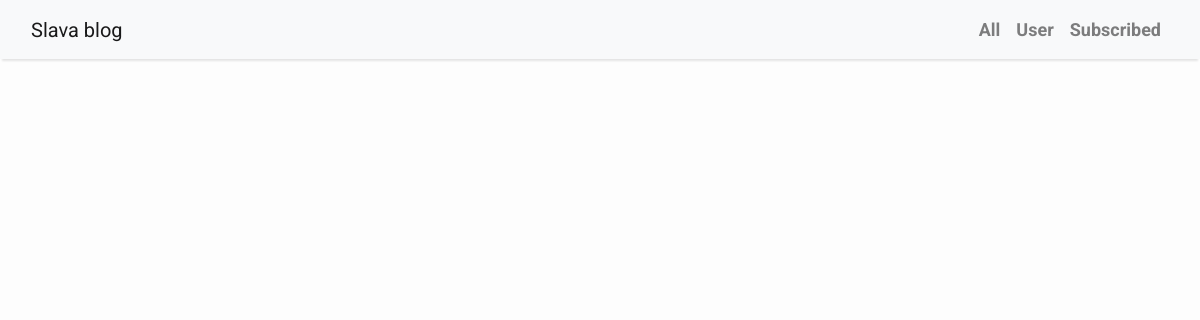
/all/, run on an earlier commit of the app's database.
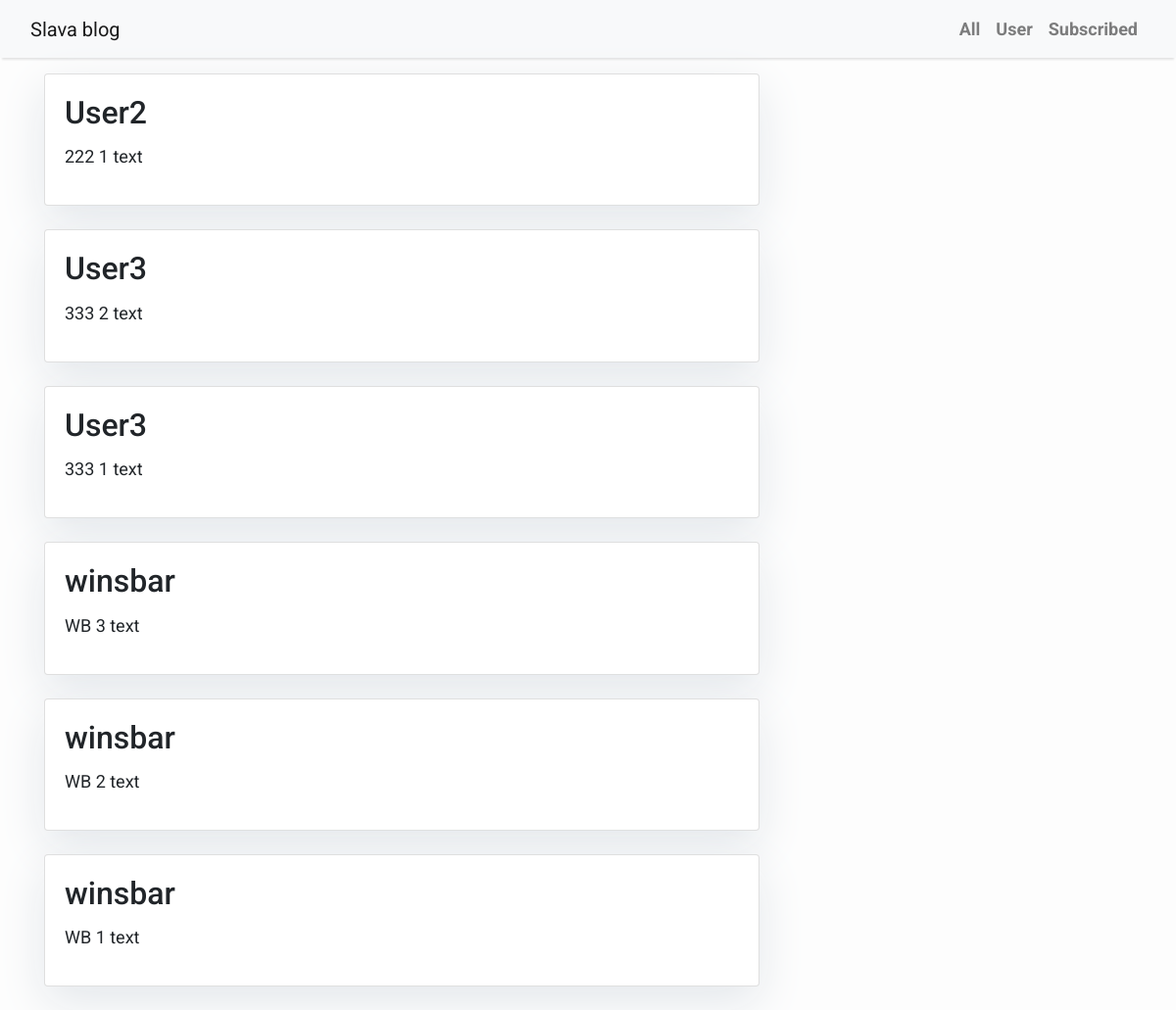
And on a later commit of the database.
### blog/models.py (models this page shows, shortened)
class Post(models.Model):
    author = models.ForeignKey(Profile, on_delete=models.CASCADE)
    body = models.TextField()
    created = models.DateTimeField(auto_now_add=True)
    class Meta:
        ordering = ('-created',)

class Profile(models.Model):
    user = models.OneToOneField(User, on_delete=models.CASCADE)
    following = models.ManyToManyField(User, related_name='following', blank=True)
    updated = models.DateTimeField(auto_now=True)
    created = models.DateTimeField(auto_now_add=True)
    def __str__(self):
        return self.user.username
    class Meta:
        ordering = ('-created',)

### blog/views.py (the view)
# urls.py: path('all/', posts_of_all_profiles, name='all_posts'),
def posts_of_all_profiles(request):
    posts = Post.objects.all()
    return render(request, 'home_all.html', {"posts": posts})

### templates/home_all.html (shortened to what this page needs)
{% extends 'base.html' %}
{% block content %}
<div class="container">
    <div class="row">
        <div class="col-md-8 mt-3 left">
            {% for post in posts %}
                    <div class="card mb-4">
                        <div class="card-body">
                            <h2 class="card-title">{{post.author}}</h2>
                            <p>{{post.body}}</p>
                        </div>
                    </div>
            {% endfor %}
        </div>
    </div>
</div>
{% endblock content %}

### templates/base.html (shortened to what this page needs)
<html>
    <head>
        <link rel="stylesheet" href="https://maxcdn.bootstrapcdn.com/bootstrap/4.0.0/css/bootstrap.min.css"
 />
    </head>
    <body>
        <nav class="navbar navbar-expand-lg navbar-light bg-light shadow" id="mainNav">
            <div class="container-fluid">
                <a class="navbar-brand" href="">Slava blog</a>
                <div class="collapse navbar-collapse" id="navbarResponsive">
                    <ul class="navbar-nav ml-auto">
                        <li class="nav-item text-black">
                            <a class="nav-link text-black font-weight-bold" href="{% url 'posts:all_posts' %}">All</a>
                        </li>
                        <li class="nav-item text-black">
                            <a class="nav-link text-black font-weight-bold" href="{% url 'posts:home' %}">User</a>
                        </li>
                        <li class="nav-item text-black">
                            <a class="nav-link text-black font-weight-bold" href="{% url 'posts:sub_posts' %}">Subscribed</a>
                        </li>
                    </ul>
                </div>
            </div>
        </nav>
    <div class="container-fluid">
      {% block content %}
      {% endblock content %}
    </div>
  </body>
</html>

### templates/base.html (style rules this page uses)
body { font-family: "Roboto", sans-serif; font-size: 17px; background-color: #fdfdfd; }
.shadow { box-shadow: 0 4px 2px -2px rgba(0, 0, 0, 0.1); }

### templates/home_all.html (style rules this page uses)
body { font-family: "Roboto", sans-serif; font-size: 18px; background-color: #fdfdfd; }
.card { box-shadow: 0 16px 48px #E3E7EB; }

What changed in the data, as far as the page shows it:
added Post: author "User2", body "222 1 text"
added Post: author "User3", body "333 2 text"
added Post: author "User3", body "333 1 text"
added Post: author "winsbar", body "WB 3 text"
added Post: author "winsbar", body "WB 2 text"
added Post: author "winsbar", body "WB 1 text"
